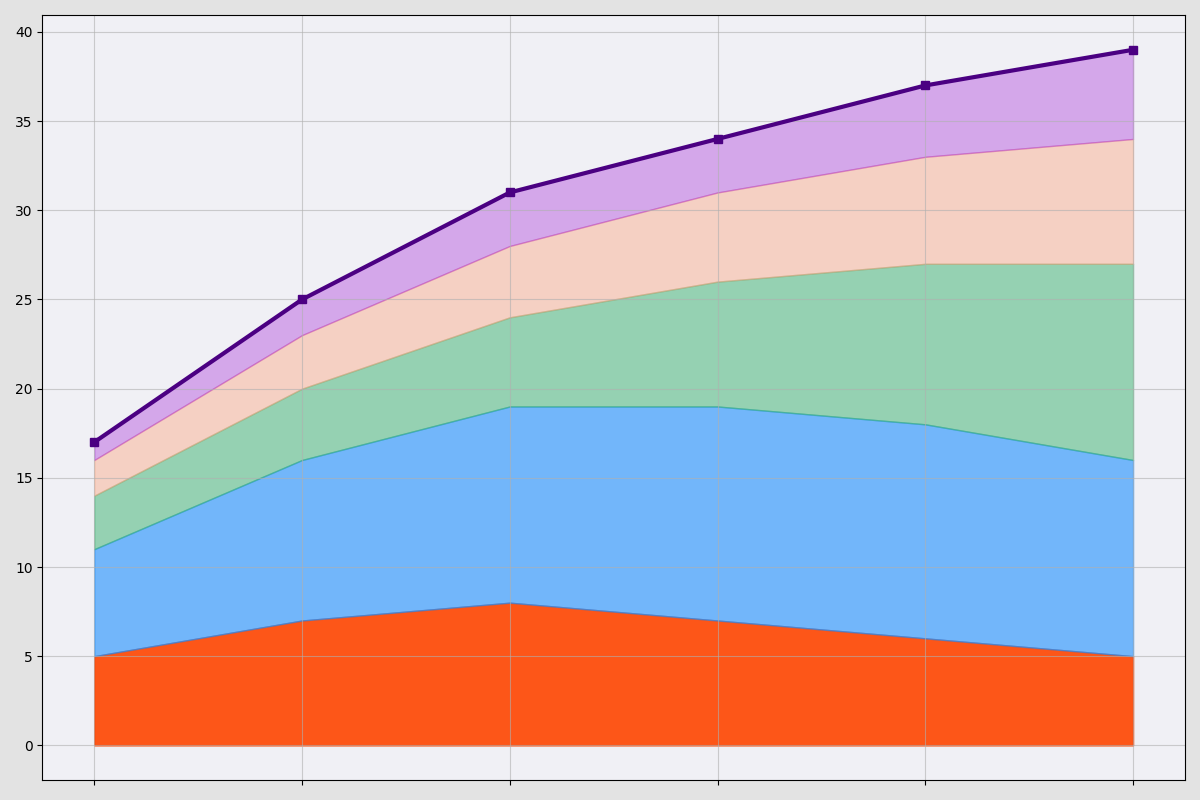

Recreate this plot in Python.
import matplotlib.pyplot as plt
import numpy as np

years = np.array([2020, 2022, 2024, 2026, 2028, 2030])
movies_streaming = np.array([5, 7, 8, 7, 6, 5])
tv_series_streaming = np.array([6, 9, 11, 12, 12, 11])
music_streaming = np.array([3, 4, 5, 7, 9, 11])
podcast_streaming = np.array([2, 3, 4, 5, 6, 7])
audiobook_streaming = np.array([1, 2, 3, 3, 4, 5])

total_streaming = movies_streaming + tv_series_streaming + music_streaming + podcast_streaming + audiobook_streaming

fig, ax = plt.subplots(figsize=(12, 8))

ax.fill_between(years, 0, movies_streaming, color='#FF4500', alpha=0.9)
ax.fill_between(years, movies_streaming, movies_streaming + tv_series_streaming, color='#1E90FF', alpha=0.6)
ax.fill_between(years, movies_streaming + tv_series_streaming, movies_streaming + tv_series_streaming + music_streaming, color='#3CB371', alpha=0.5)
ax.fill_between(years, movies_streaming + tv_series_streaming + music_streaming, movies_streaming + tv_series_streaming + music_streaming + podcast_streaming, color='#FFA07A', alpha=0.4)
ax.fill_between(years, movies_streaming + tv_series_streaming + music_streaming + podcast_streaming, total_streaming, color='#9400D3', alpha=0.3)

ax.plot(years, total_streaming, color='indigo', linewidth=3.0, linestyle='-', marker='s')

# Remove axis labels, text annotations, title and legend
ax.set_xticks(years)
ax.set_xticklabels([])  # Remove the labels for x-ticks

ax.grid(visible=True, linestyle='-', alpha=0.6)

ax.set_facecolor('#F0F0F5')
fig.patch.set_facecolor('#E3E3E3')

plt.tight_layout()

plt.show()
